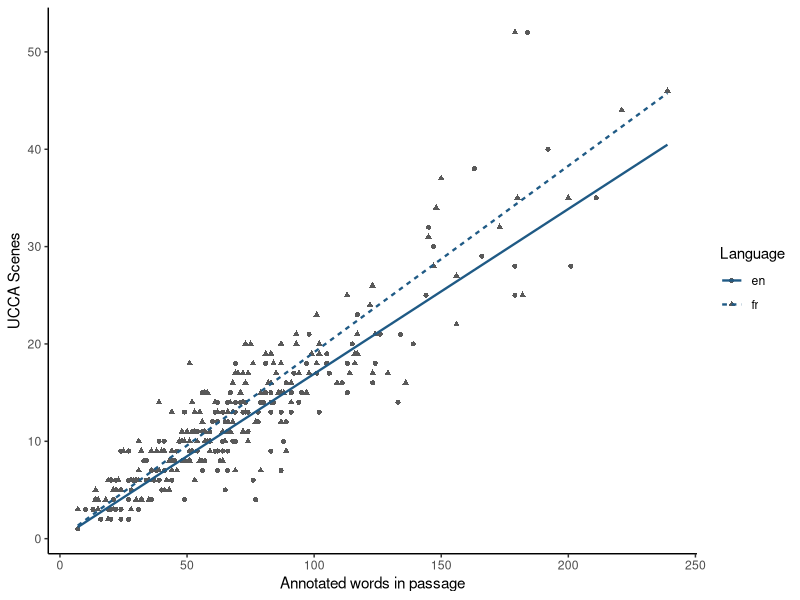

Reproduce this figure in R.
## ---- chunk 1
#| label: inspect-one-ucca-pair
ucca_preview <- read.csv("data/ucca-french-english/passage-counts.csv")
ucca_preview[ucca_preview$pair_id == ucca_preview$pair_id[[1L]], c(
  "pair_id", "language", "release_passage_id", "word_count",
  "scene_count", "scene_count_primary_main_relation", "remote_edge_count",
  "participant_primary_edge_count", "participant_remote_edge_count"
)]
## ---- chunk 2
#| label: fit-ucca-poisson
library(lme4)
library(ggplot2)

ucca <- read.csv("data/ucca-french-english/passage-counts.csv")
ucca$pair_id <- factor(ucca$pair_id)
ucca$language <- factor(
  ucca$language,
  levels = c("en", "fr")
)

fit <- glmer(
  scene_count ~ language +
    offset(log(word_count)) +
    (1 | pair_id),
  data = ucca,
  family = poisson(link = "log"),
  nAGQ = 1L,
  control = glmerControl(optimizer = "bobyqa")
)

data_summary <- c(
  graph_rows = nrow(ucca),
  aligned_pairs = nlevels(ucca$pair_id),
  english_scenes = sum(ucca$scene_count[ucca$language == "en"]),
  french_scenes = sum(ucca$scene_count[ucca$language == "fr"])
)
data_summary

language_coefficient <- fixef(fit)[["languagefr"]]
french_english_rate_ratio <- exp(language_coefficient)
c(
  french_log_rate_coefficient = language_coefficient,
  french_english_rate_ratio = french_english_rate_ratio
)
## ---- chunk 3
#| label: plot-ucca-poisson
prediction_grid <- expand.grid(
  word_count = seq(
    min(ucca$word_count),
    max(ucca$word_count),
    length.out = 180L
  ),
  language = factor(
    c("en", "fr"),
    levels = levels(ucca$language)
  )
)
prediction_grid$population_fitted_scenes <- predict(
  fit,
  newdata = prediction_grid,
  type = "response",
  re.form = NA
)

ggplot(
  ucca,
  aes(x = word_count, y = scene_count, shape = language)
) +
  geom_point(size = 1.4, color = "grey35") +
  geom_line(
    data = prediction_grid,
    aes(
      y = population_fitted_scenes,
      linetype = language
    ),
    color = "#1F5A85",
    linewidth = 0.8
  ) +
  labs(
    x = "Annotated words in passage",
    y = "UCCA Scenes",
    shape = "Language",
    linetype = "Language"
  ) +
  theme_classic()
